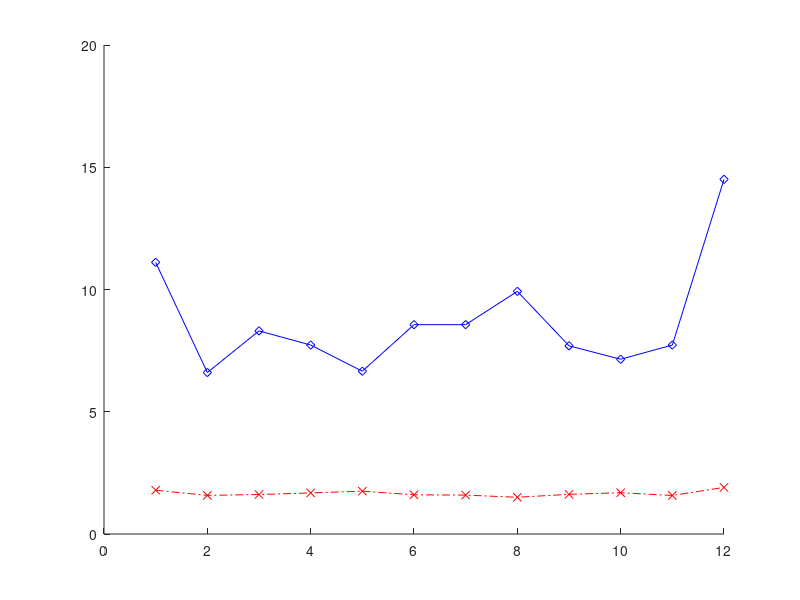

Reproduce this figure in MATLAB. (Note: this script raises an error after producing the figure.)


%A
load('Data_T4P1.mat');

dat_GO=RT_Go;
dat_NoGo=RT_NoGo;

%B
prom_Go= mean(dat_GO,'omitnan');
median_Go= median(dat_GO,'omitnan');

%C
prom_NoGo= mean(dat_NoGo,'omitnan');
median_NoGo= median(dat_NoGo,'omitnan');

%D) Mediana Go y NoGo

f1=figure('Name','Tarea4 P1 D) Mediana Go y NoGo');

hold on;


plot(median_Go,'rx-.','DisplayName','Mediana Go');
plot(median_NoGo,'bd-','DisplayName','Mediana NoGo');


f1.Position=[100 550 1280 400];
xlim([-3 15]);

hold off;
lgd1 = legend;

%E) Media Go y NoGo

f2=figure('Name','Tarea4 P1 E) Media Go y NoGo');

hold on;
plot(transpose(prom_Go),'gx-.','DisplayName','Media Go');
plot(transpose(prom_NoGo),'md-','DisplayName','Media NoGo');

f2.Position=[100 50 1280 400];

xlim([-3 15]);
hold off;
lgd2 = legend;
